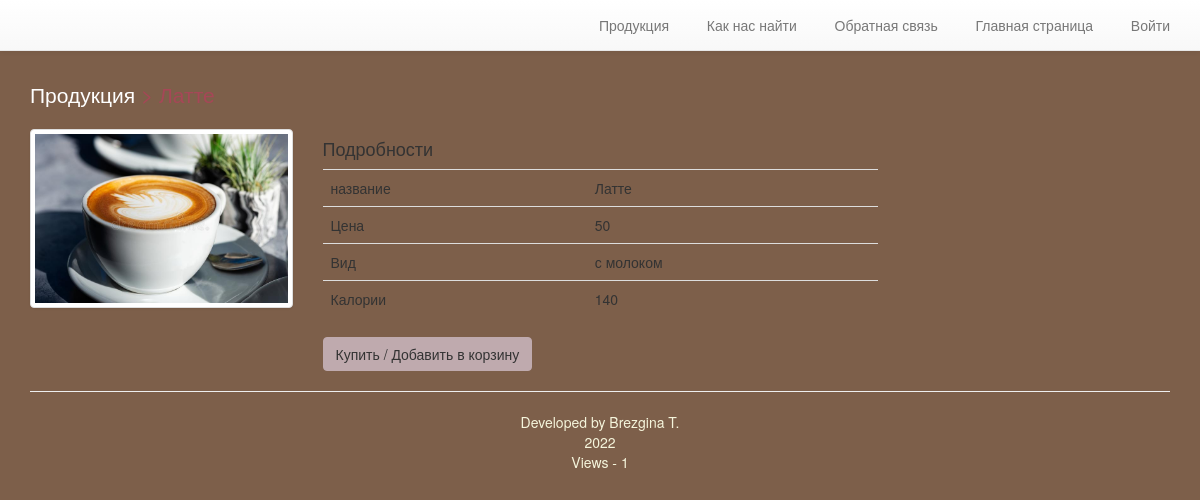
The app's page /4.ru/cake.php?id=24 with its own data.
### 4.ru/functions/database_functions.php (called while the page is built, shortened)
<?php
function getTypeById($conn, $id)
{
    $query = "SELECT * FROM `тип товара` WHERE `номер_вида`='$id'";
    $result = mysqli_query($conn, $query);
    if (!$result) {
        echo "Can't retrieve data " . mysqli_error($conn);
        exit;
    } else {
        $row = mysqli_fetch_assoc($result);
        $type = $row['название'];
        return $type;
    }
}
function selectCakeById($conn, $id)
{
    $query = "SELECT * FROM `товар` WHERE `номер_товара`='$id'";
    return mysqli_query($conn, $query);
}

### 4.ru/cake.php (the view, shortened to what this page needs)
<?php
$id = $_GET['id'];
require_once "./functions/database_functions.php";
$conn = db_connect();
$result = selectCakeById($conn, $id);
$row = mysqli_fetch_assoc($result);
require "./template/header.php";
?>
    <p style="color: #A64757;" class="lead" style="margin: 25px 0"><a href="cakes.php">Продукция</a> > <?php echo $row['название']; ?></p>
    <div class="row">
        <div class="col-md-3 text-center">
            <img class="img-responsive img-thumbnail" src="./images/<?php echo $row['Фото']; ?>">
        </div>
        <div class="col-md-6">
            <h4>Подробности</h4>
            <table class="table">
                <?php foreach ($row as $key => $value) {
                    if ($key == "номер_товара" || $key == "Фото") {
                        continue;
                    }
                    switch ($key) {
                        case "цена":
                            $key = "Цена";
                            break;
                        case "номер_вида":
                            $key = "Вид";
                            $value = getTypeById($conn, $value);
                            break;
                    }
                    ?>
                    <tr>
                        <td><?php echo $key; ?></td>
                        <td><?php echo $value; ?></td>
                    </tr>
                    <?php
                }
                ?>
            </table>
            <form method="post" action="cart.php">
                <input type="submit" value="Купить / Добавить в корзину" name="cart" class="btn btn-default2">
            </form>
        </div>
    </div>
<?php
require "./template/footer.php";
?>

### 4.ru/style/jumbotron.css (style rules this page uses)
body { padding-top: 50px; padding-bottom: 20px; }
#main > :first-child { margin-top: 30px; }

### 4.ru/style/style.css (style rules this page uses)
.btn-default2 { color: #333; background-color: #BFAAAE; border-color: #BFAAAE }

### 4.ru/template/header.php (style rules this page uses)
body { background-color: rgba(111, 78, 55, 0.9); }

### records on screen
товар: Фото (picture), название "Латте", цена "50", номер_вида.название "с молоком", Калории "140"

### other values on screen
$key "название"
$key "Цена"
$key "Вид"
$key "Калории"
$count "1"
